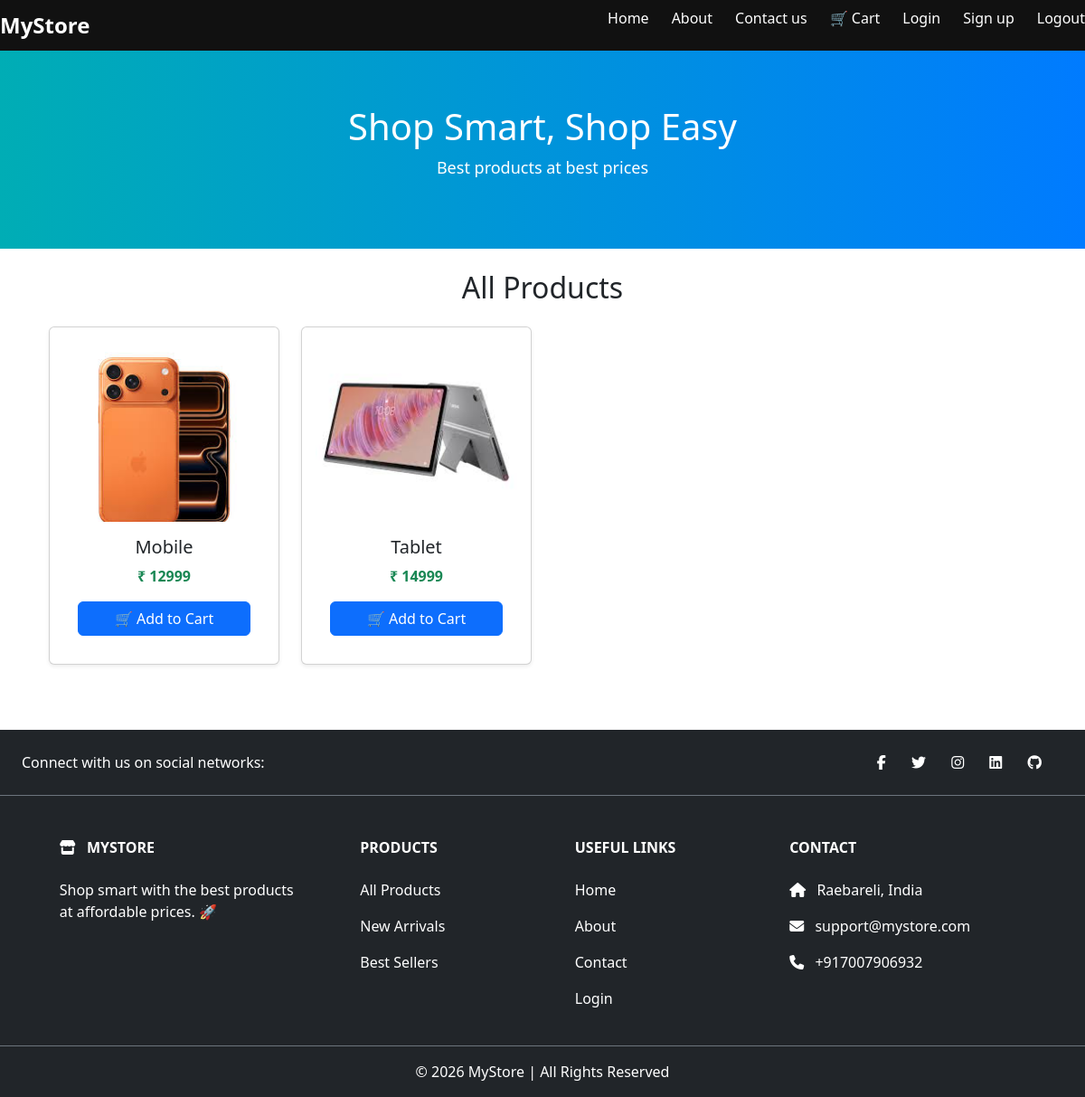
The app's page /category/mobile/ with its own data.
### store/models.py (models this page shows, shortened)
class Product(models.Model):
    name = models.CharField(max_length=100)
    price = models.IntegerField()
    image = models.ImageField(upload_to='products/')
    created_at = models.DateTimeField(auto_now_add=True)
    CATEGORY_CHOICES = [
        ('mobile', 'Mobile'),
        ('laptop', 'Laptop'),
        ('tv', 'TV'),
        ('accessories', 'Accessories'),
    ]
    category = models.CharField(max_length=20, choices=CATEGORY_CHOICES)

### store/views.py (the view)
# urls.py: path('category/<str:category>/', views.category_view, name='category'),
def category_view(request, category):
    products = Product.objects.filter(category=category)
    return render(request, 'products.html', {'products': products})

### store/templates/products.html
{% extends 'base.html' %}
{% block content %}
<div class="container mt-4">
    <h2 class="mb-4 text-center">All Products</h2>
    <div class="row">
        {% for product in products %}
        <div class="col-md-3 mb-4">
            <div class="card h-100 shadow-sm">
                <img src="{{ product.image.url }}"
                     class="card-img-top"
                     style="height:200px; object-fit:cover;">
                <div class="card-body text-center">
                    <h5 class="card-title">{{ product.name }}</h5>
                    <p class="card-text fw-bold text-success">
                        ₹ {{ product.price }}
                    </p>
                    <a href="{% url 'add_to_cart' product.id %}"
                       class="btn btn-primary w-100">
                        🛒 Add to Cart
                    </a>
                </div>
            </div>
        </div>
        {% endfor %}
    </div>
</div>
{% endblock %}

### store/static/style.css (style rules this page uses)
body { margin: 0; font-family: 'Segoe UI', sans-serif; background: #f5f7fa; }
.card { background: white; padding: 15px; border-radius: 12px; text-align: center; box-shadow: 0 4px 10px rgba(0,0,0,0.1); transition: 0.3s; }
.card img { width: 100%; border-radius: 10px; }

### records on screen
Product: image (picture), name "Mobile", price "12999"
Product: image (picture), name "Tablet", price "14999"
